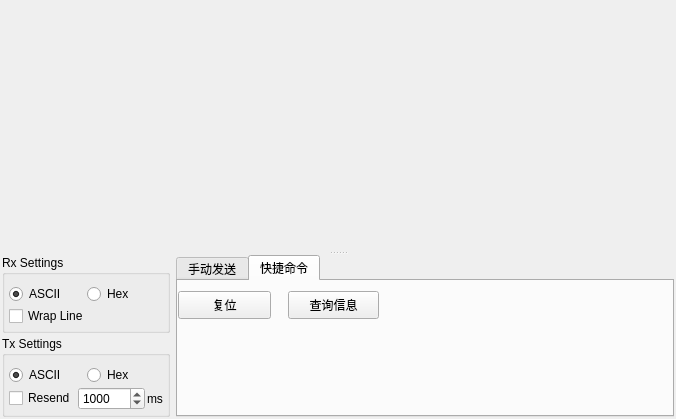
<?xml version="1.0" encoding="UTF-8"?>
<ui version="4.0">
 <class>nrfshow</class>
 <widget class="QWidget" name="nrfshow">
  <property name="geometry">
   <rect>
    <x>0</x>
    <y>0</y>
    <width>676</width>
    <height>419</height>
   </rect>
  </property>
  <layout class="QVBoxLayout" name="verticalLayout_2">
   <property name="leftMargin">
    <number>2</number>
   </property>
   <property name="topMargin">
    <number>2</number>
   </property>
   <property name="rightMargin">
    <number>2</number>
   </property>
   <property name="bottomMargin">
    <number>2</number>
   </property>
   <item>
    <widget class="QSplitter" name="splitter_2">
     <property name="orientation">
      <enum>Qt::Vertical</enum>
     </property>
     <widget class="TextEdit" name="textEditRx" native="true">
      <property name="sizePolicy">
       <sizepolicy hsizetype="Preferred" vsizetype="Expanding">
        <horstretch>0</horstretch>
        <verstretch>1</verstretch>
       </sizepolicy>
      </property>
      <property name="focusPolicy">
       <enum>Qt::ClickFocus</enum>
      </property>
     </widget>
     <widget class="QWidget" name="layoutWidget_5">
      <layout class="QHBoxLayout" name="horizontalLayout_19">
       <item alignment="Qt::AlignBottom">
        <widget class="QWidget" name="widget_5" native="true">
         <property name="sizePolicy">
          <sizepolicy hsizetype="Fixed" vsizetype="Fixed">
           <horstretch>0</horstretch>
           <verstretch>0</verstretch>
          </sizepolicy>
         </property>
         <layout class="QVBoxLayout" name="verticalLayout_16">
          <property name="spacing">
           <number>3</number>
          </property>
          <property name="leftMargin">
           <number>0</number>
          </property>
          <property name="topMargin">
           <number>0</number>
          </property>
          <property name="rightMargin">
           <number>0</number>
          </property>
          <property name="bottomMargin">
           <number>0</number>
          </property>
          <item>
           <widget class="QGroupBox" name="groupBox_9">
            <property name="sizePolicy">
             <sizepolicy hsizetype="Preferred" vsizetype="Fixed">
              <horstretch>0</horstretch>
              <verstretch>0</verstretch>
             </sizepolicy>
            </property>
            <property name="title">
             <string>Rx Settings</string>
            </property>
            <layout class="QVBoxLayout" name="verticalLayout_17">
             <property name="spacing">
              <number>2</number>
             </property>
             <property name="leftMargin">
              <number>4</number>
             </property>
             <property name="rightMargin">
              <number>4</number>
             </property>
             <property name="bottomMargin">
              <number>4</number>
             </property>
             <item>
              <layout class="QHBoxLayout" name="horizontalLayout_20">
               <item>
                <widget class="QRadioButton" name="portReadAscii">
                 <property name="text">
                  <string notr="true">ASCII</string>
                 </property>
                 <property name="checked">
                  <bool>true</bool>
                 </property>
                </widget>
               </item>
               <item>
                <widget class="QRadioButton" name="portReadHex">
                 <property name="text">
                  <string notr="true">Hex</string>
                 </property>
                </widget>
               </item>
              </layout>
             </item>
             <item>
              <widget class="QCheckBox" name="wrapLineBox">
               <property name="enabled">
                <bool>true</bool>
               </property>
               <property name="text">
                <string>Wrap Line</string>
               </property>
              </widget>
             </item>
            </layout>
           </widget>
          </item>
          <item>
           <widget class="QGroupBox" name="groupBox_10">
            <property name="sizePolicy">
             <sizepolicy hsizetype="Preferred" vsizetype="Fixed">
              <horstretch>0</horstretch>
              <verstretch>0</verstretch>
             </sizepolicy>
            </property>
            <property name="title">
             <string>Tx Settings</string>
            </property>
            <layout class="QVBoxLayout" name="verticalLayout_18">
             <property name="spacing">
              <number>2</number>
             </property>
             <property name="leftMargin">
              <number>4</number>
             </property>
             <property name="rightMargin">
              <number>4</number>
             </property>
             <property name="bottomMargin">
              <number>4</number>
             </property>
             <item>
              <layout class="QHBoxLayout" name="horizontalLayout_21">
               <item>
                <widget class="QRadioButton" name="portWriteAscii">
                 <property name="text">
                  <string notr="true">ASCII</string>
                 </property>
                 <property name="checked">
                  <bool>true</bool>
                 </property>
                </widget>
               </item>
               <item>
                <widget class="QRadioButton" name="portWriteHex">
                 <property name="text">
                  <string notr="true">Hex</string>
                 </property>
                </widget>
               </item>
              </layout>
             </item>
             <item>
              <layout class="QHBoxLayout" name="horizontalLayout_22">
               <property name="spacing">
                <number>2</number>
               </property>
               <item>
                <widget class="QCheckBox" name="resendBox">
                 <property name="text">
                  <string>Resend</string>
                 </property>
                </widget>
               </item>
               <item>
                <widget class="QSpinBox" name="resendIntervalBox">
                 <property name="minimum">
                  <number>10</number>
                 </property>
                 <property name="maximum">
                  <number>120000</number>
                 </property>
                 <property name="value">
                  <number>1000</number>
                 </property>
                </widget>
               </item>
               <item>
                <widget class="QLabel" name="label_7">
                 <property name="text">
                  <string>ms</string>
                 </property>
                </widget>
               </item>
              </layout>
             </item>
            </layout>
           </widget>
          </item>
         </layout>
        </widget>
       </item>
       <item>
        <widget class="QTabWidget" name="tabWidget">
         <property name="currentIndex">
          <number>1</number>
         </property>
         <widget class="QWidget" name="tab">
          <attribute name="title">
           <string>手动发送</string>
          </attribute>
          <layout class="QHBoxLayout" name="horizontalLayout">
           <item>
            <layout class="QGridLayout" name="gridLayout_7">
             <property name="verticalSpacing">
              <number>3</number>
             </property>
             <item row="2" column="1">
              <widget class="QPushButton" name="sendButton">
               <property name="enabled">
                <bool>false</bool>
               </property>
               <property name="sizePolicy">
                <sizepolicy hsizetype="Fixed" vsizetype="Fixed">
                 <horstretch>0</horstretch>
                 <verstretch>0</verstretch>
                </sizepolicy>
               </property>
               <property name="text">
                <string>Send</string>
               </property>
              </widget>
             </item>
             <item row="2" column="0">
              <widget class="QComboBox" name="historyBox"/>
             </item>
             <item row="0" column="0" colspan="2">
              <widget class="TextEdit" name="textEditTx" native="true">
               <property name="sizePolicy">
                <sizepolicy hsizetype="Preferred" vsizetype="Ignored">
                 <horstretch>0</horstretch>
                 <verstretch>0</verstretch>
                </sizepolicy>
               </property>
               <property name="focusPolicy">
                <enum>Qt::StrongFocus</enum>
               </property>
              </widget>
             </item>
            </layout>
           </item>
          </layout>
         </widget>
         <widget class="QWidget" name="tab1">
          <attribute name="title">
           <string>快捷命令</string>
          </attribute>
          <widget class="QPushButton" name="reset_button">
           <property name="geometry">
            <rect>
             <x>0</x>
             <y>10</y>
             <width>93</width>
             <height>28</height>
            </rect>
           </property>
           <property name="text">
            <string>复位</string>
           </property>
          </widget>
          <widget class="QPushButton" name="log_button">
           <property name="geometry">
            <rect>
             <x>110</x>
             <y>10</y>
             <width>91</width>
             <height>28</height>
            </rect>
           </property>
           <property name="text">
            <string>查询信息</string>
           </property>
          </widget>
         </widget>
        </widget>
       </item>
      </layout>
     </widget>
    </widget>
   </item>
  </layout>
 </widget>
 <customwidgets>
  <customwidget>
   <class>TextEdit</class>
   <extends>QWidget</extends>
   <header>src/views/texttr/textedit.h</header>
   <container>1</container>
  </customwidget>
 </customwidgets>
 <tabstops>
  <tabstop>textEditTx</tabstop>
  <tabstop>sendButton</tabstop>
  <tabstop>historyBox</tabstop>
  <tabstop>portReadAscii</tabstop>
  <tabstop>portReadHex</tabstop>
  <tabstop>wrapLineBox</tabstop>
  <tabstop>portWriteAscii</tabstop>
  <tabstop>portWriteHex</tabstop>
  <tabstop>resendBox</tabstop>
  <tabstop>resendIntervalBox</tabstop>
 </tabstops>
 <resources/>
 <connections/>
</ui>
